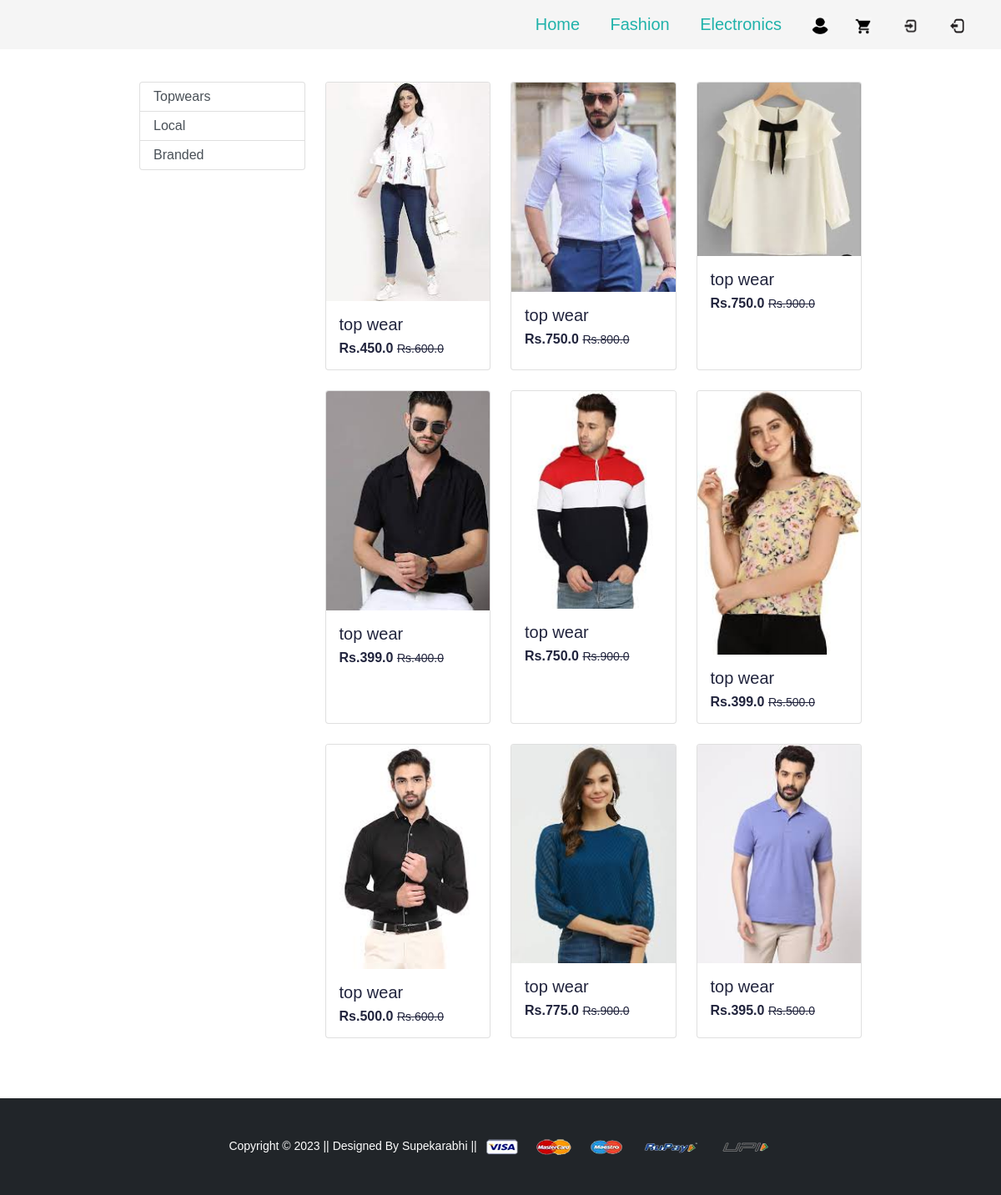
The app's page /topwear/, older data.
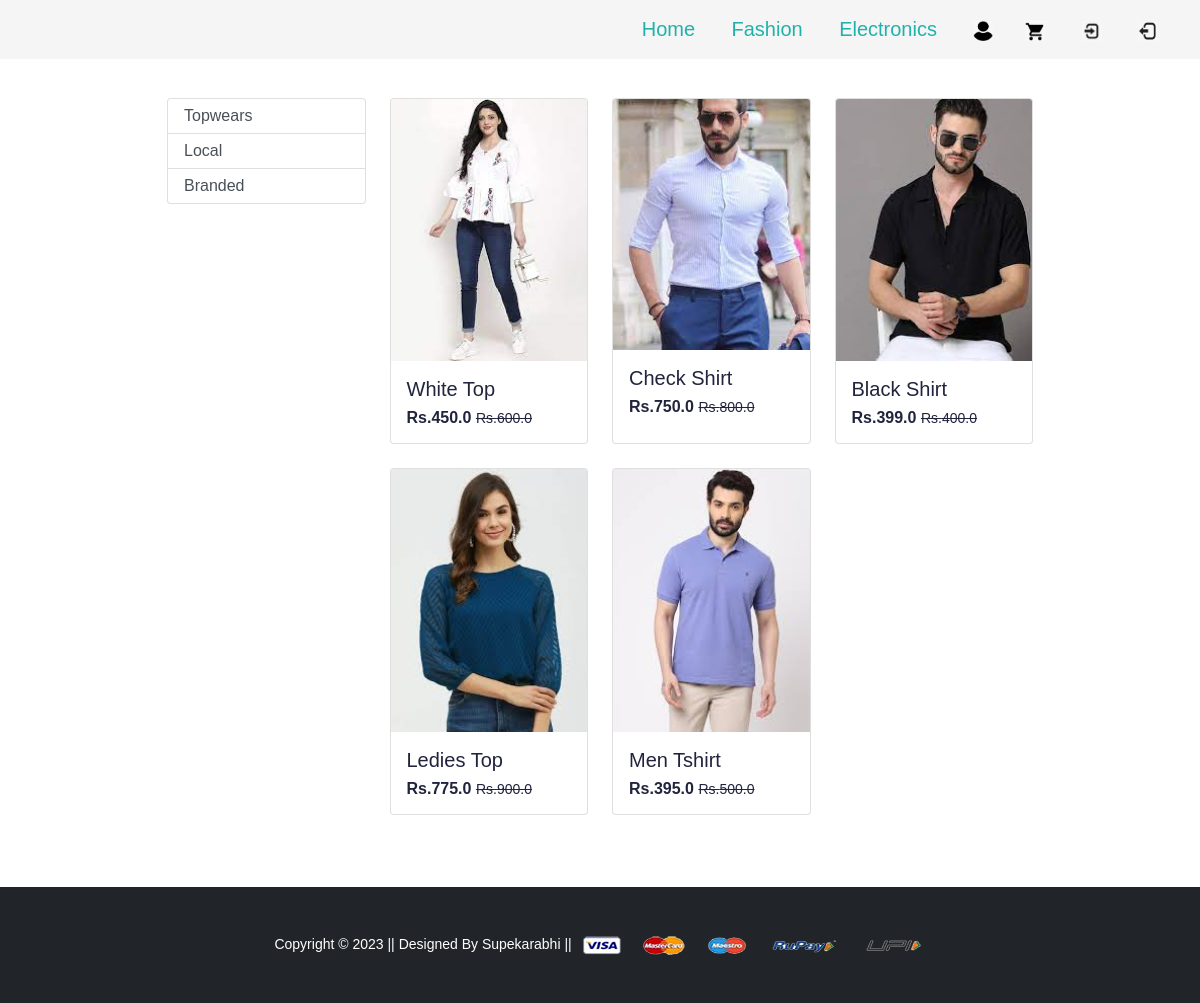
The same page, newer data.
### app/models.py (models this page shows, shortened)
class Product(models.Model):
    title=models.CharField(max_length=100)
    selling_price=models.FloatField()
    discounted_price=models.FloatField()
    description=models.TextField()
    brand=models.CharField(max_length=100)
    category=models.CharField(choices=CATEGORY_CHOICES,max_length=2)
    product_image=models.ImageField(upload_to='productimg')

### app/views.py (the view)
# urls.py: path('topwear/',views.topwear,name='topwear'),
def topwear(request,data=None):
 if data==None:
  topwears=Product.objects.filter(category='TW')
 elif data=='local' or data=='branded':
  topwears=Product.objects.filter(category='TW').filter(brand=data)
 return render(request,'app/topwear.html',{'topwears':topwears})

### app/templates/app/topwear.html (shortened to what this page needs)
{% extends 'app/base.html' %}
{% load static %}
{% block main-content %}
<div class="container my-5">
  <div class="single_catagory_area row">
    <div class="col-sm-3">
      <div class="list-group">
        <a href="{% url 'topwear' %}" class="list-group-item list-group-item-action" aria-current="true">Topwears</a>
        <a href="{% url 'topweardata' 'local' %}" class="list-group-item list-group-item-action" aria-current="true">Local</a>
        <a href="{% url 'topweardata' 'branded' %}" class="list-group-item list-group-item-action">Branded</a>
      </div>
    </div>
    <div class="col-sm-9">
      <div class="row">
        {% for t in topwears %}
        <div class="col-md-4 mb-4">
          <div class="card h-100">
            <a href="{% url 'product-detail' t.id %}">
              <img src="{{t.product_image.url}}" alt="{{t.title}}" class="card-img-top">
            </a>
            <div class="card-body">
              <h5 class="card-title">{{t.title}}</h5>
              <p class="card-text">
                <span class="fw-bold">Rs.{{t.discounted_price}}</span>
                <small class="fw-light text-decoration-line-through">Rs.{{t.selling_price}}</small>
              </p>
            </div>
          </div>
        </div>
        {% endfor %}
      </div>
    </div>
  </div>
</div>
{% endblock main-content %}

Row changes from the older to the newer data that the page shows:
removed Product: product_image (picture), title "top wear", discounted_price "750.0", selling_price "900.0"
removed Product: product_image (picture), title "top wear", discounted_price "750.0", selling_price "900.0"
removed Product: product_image (picture), title "top wear", discounted_price "399.0", selling_price "500.0"
removed Product: product_image (picture), title "top wear", discounted_price "500.0", selling_price "600.0"
changed Product: title "top wear" → "White Top"
changed Product: title "top wear" → "Check Shirt"
changed Product: title "top wear" → "Black Shirt"
changed Product: title "top wear" → "Ledies Top"
changed Product: title "top wear" → "Men Tshirt"
